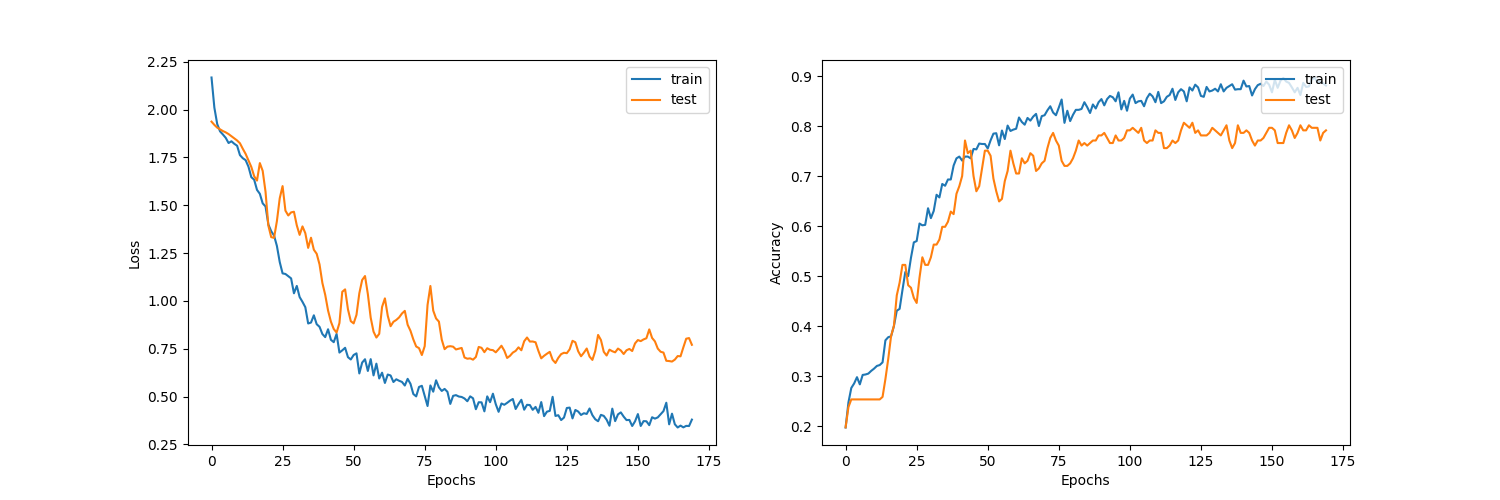

Python code for this plot:
import os
import pandas as pd
import numpy as np
import networkx as nx
import matplotlib.pyplot as plt
import tensorflow as tf
from tensorflow import keras
from tensorflow.keras import layers
from models import GNNNodeClassifier


zip_file = keras.utils.get_file(
    fname="cora.tgz",
    origin="https://linqs-data.soe.ucsc.edu/public/lbc/cora.tgz",
    extract=True,
)
data_dir = os.path.join(os.path.dirname(zip_file), "cora")

citations = pd.read_csv(
    os.path.join(data_dir, "cora.cites"),
    sep="\t",
    header=None,
    names=["target", "source"],
)
print("Citations shape:", citations.shape)

column_names = ["paper_id"] + [f"term_{idx}" for idx in range(1433)] + ["subject"]
papers = pd.read_csv(
    os.path.join(data_dir, "cora.content"), sep="\t", header=None, names=column_names,
)
print("Papers shape:", papers.shape)

class_values = sorted(papers["subject"].unique())
class_idx = {name: id for id, name in enumerate(class_values)}
paper_idx = {name: idx for idx, name in enumerate(sorted(papers["paper_id"].unique()))}

papers["paper_id"] = papers["paper_id"].apply(lambda name: paper_idx[name])
citations["source"] = citations["source"].apply(lambda name: paper_idx[name])
citations["target"] = citations["target"].apply(lambda name: paper_idx[name])
papers["subject"] = papers["subject"].apply(lambda value: class_idx[value])

train_data, test_data = [], []

for _, group_data in papers.groupby("subject"):
    # Select around 50% of the dataset for training.
    random_selection = np.random.rand(len(group_data.index)) <= 0.5
    train_data.append(group_data[random_selection])
    test_data.append(group_data[~random_selection])

train_data = pd.concat(train_data).sample(frac=1)
test_data = pd.concat(test_data).sample(frac=1)

print("Train data shape:", train_data.shape)
print("Test data shape:", test_data.shape)

hidden_units = [32, 32]
learning_rate = 0.01
dropout_rate = 0.5
num_epochs = 300
batch_size = 256


def run_experiment(model, x_train, y_train):
    # Compile the model.
    model.compile(
        optimizer=keras.optimizers.Adam(learning_rate),
        loss=keras.losses.SparseCategoricalCrossentropy(from_logits=True),
        metrics=[keras.metrics.SparseCategoricalAccuracy(name="acc")],
    )
    # Create an early stopping callback.
    early_stopping = keras.callbacks.EarlyStopping(
        monitor="val_acc", patience=50, restore_best_weights=True
    )
    # Fit the model.
    history = model.fit(
        x=x_train,
        y=y_train,
        epochs=num_epochs,
        batch_size=batch_size,
        validation_split=0.15,
        callbacks=[early_stopping],
    )

    return history



def display_learning_curves(history):
    fig, (ax1, ax2) = plt.subplots(1, 2, figsize=(15, 5))

    ax1.plot(history.history["loss"])
    ax1.plot(history.history["val_loss"])
    ax1.legend(["train", "test"], loc="upper right")
    ax1.set_xlabel("Epochs")
    ax1.set_ylabel("Loss")

    ax2.plot(history.history["acc"])
    ax2.plot(history.history["val_acc"])
    ax2.legend(["train", "test"], loc="upper right")
    ax2.set_xlabel("Epochs")
    ax2.set_ylabel("Accuracy")
    plt.savefig('bruh.png')



def create_ffn(hidden_units, dropout_rate, name=None):
    fnn_layers = []

    for units in hidden_units:
        fnn_layers.append(layers.BatchNormalization())
        fnn_layers.append(layers.Dropout(dropout_rate))
        fnn_layers.append(layers.Dense(units, activation=tf.nn.gelu))

    return keras.Sequential(fnn_layers, name=name)


feature_names = set(papers.columns) - {"paper_id", "subject"}
num_features = len(feature_names)
num_classes = len(class_idx)

# Create train and test features as a numpy array.
x_train = train_data[feature_names].to_numpy()
x_test = test_data[feature_names].to_numpy()
# Create train and test targets as a numpy array.
y_train = train_data["subject"]
y_test = test_data["subject"]




def create_baseline_model(hidden_units, num_classes, dropout_rate=0.2):
    inputs = layers.Input(shape=(num_features,), name="input_features")
    x = create_ffn(hidden_units, dropout_rate, name=f"ffn_block1")(inputs)
    for block_idx in range(4):
        # Create an FFN block.
        x1 = create_ffn(hidden_units, dropout_rate, name=f"ffn_block{block_idx + 2}")(x)
        # Add skip connection.
        x = layers.Add(name=f"skip_connection{block_idx + 2}")([x, x1])
    # Compute logits.
    logits = layers.Dense(num_classes, name="logits")(x)
    # Create the model.
    return keras.Model(inputs=inputs, outputs=logits, name="baseline")


baseline_model = create_baseline_model(hidden_units, num_classes, dropout_rate)
baseline_model.summary()

history = run_experiment(baseline_model, x_train, y_train)

display_learning_curves(history)

_, test_accuracy = baseline_model.evaluate(x=x_test, y=y_test, verbose=0)
print(f"Test accuracy: {round(test_accuracy * 100, 2)}%")



def generate_random_instances(num_instances):
    token_probability = x_train.mean(axis=0)
    instances = []
    for _ in range(num_instances):
        probabilities = np.random.uniform(size=len(token_probability))
        instance = (probabilities <= token_probability).astype(int)
        instances.append(instance)

    return np.array(instances)


def display_class_probabilities(probabilities):
    for instance_idx, probs in enumerate(probabilities):
        print(f"Instance {instance_idx + 1}:")
        for class_idx, prob in enumerate(probs):
            print(f"- {class_values[class_idx]}: {round(prob * 100, 2)}%")



new_instances = generate_random_instances(num_classes)
logits = baseline_model.predict(new_instances)
probabilities = keras.activations.softmax(tf.convert_to_tensor(logits)).numpy()
display_class_probabilities(probabilities)

"""
building the graph neural network
"""

# Create an edges array (sparse adjacency matrix) of shape [2, num_edges].
edges = citations[["source", "target"]].to_numpy().T
# Create an edge weights array of ones.
edge_weights = tf.ones(shape=edges.shape[1])
# Create a node features array of shape [num_nodes, num_features].
node_features = tf.cast(
    papers.sort_values("paper_id")[feature_names].to_numpy(), dtype=tf.dtypes.float32
)
# Create graph info tuple with node_features, edges, and edge_weights.
graph_info = (node_features, edges, edge_weights)

print("Edges shape:", edges.shape)
print("Nodes shape:", node_features.shape)


gnn_model = GNNNodeClassifier(
    graph_info=graph_info,
    num_classes=num_classes,
    hidden_units=hidden_units,
    dropout_rate=dropout_rate,
    name="gnn_model",
)

print("GNN output shape:", gnn_model([1, 10, 100]))

gnn_model.summary()


x_train = train_data.paper_id.to_numpy()
history = run_experiment(gnn_model, x_train, y_train)


x_test = test_data.paper_id.to_numpy()
_, test_accuracy = gnn_model.evaluate(x=x_test, y=y_test, verbose=0)
print(f"Test accuracy: {round(test_accuracy * 100, 2)}%")
